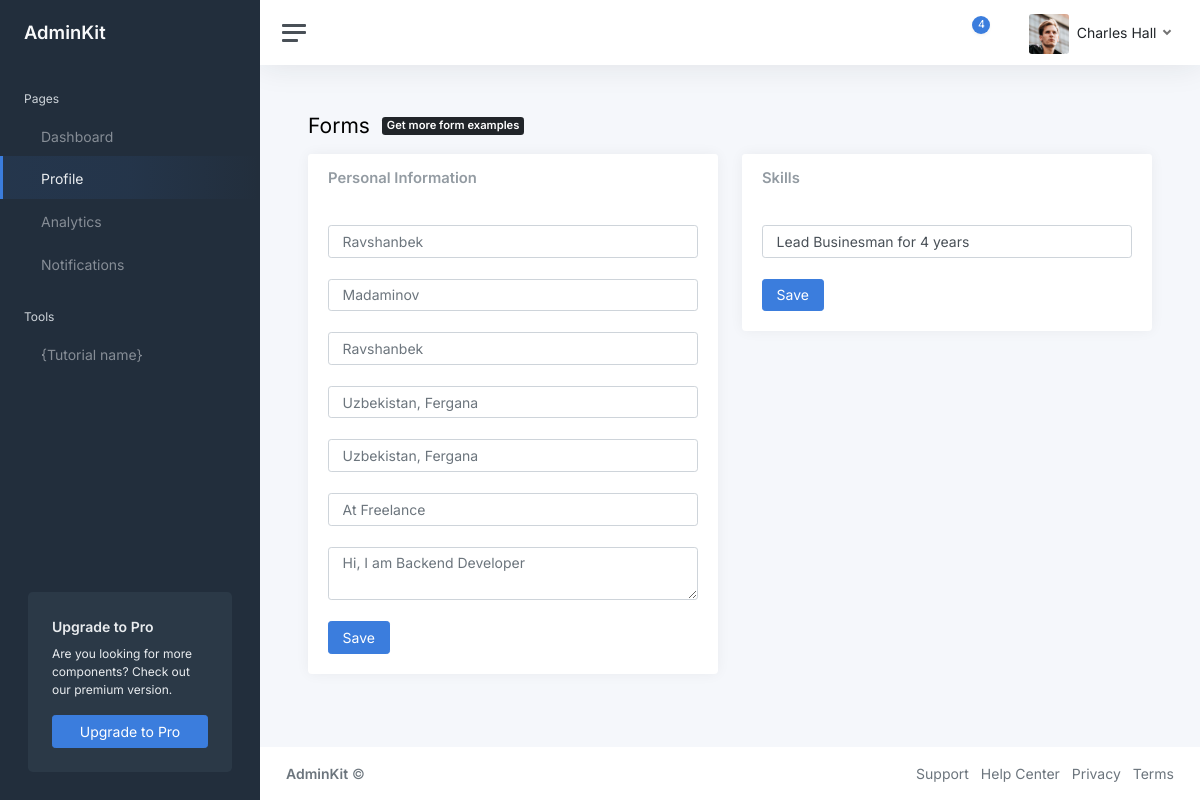
The app's page /profile/edit/ (signed in) with its own data.
### user/models.py (models this page shows, shortened)
class MainUser(models.Model):
    user = models.ForeignKey(User, on_delete=models.CASCADE)
    first_name = models.CharField(max_length=100)
    last_name = models.CharField(max_length=100)
    birth_address = models.CharField(max_length=110)
    live_address = models.CharField(max_length=110)
    work = models.CharField(max_length=100)
    about = models.TextField(max_length=500)
    photo = models.ImageField(upload_to='users-avatar', default="profile.png")
    def __str__(self):
        return self.user.username
    class Meta:
        verbose_name = 'Main User'
        verbose_name_plural = 'Users'

class Skill(models.Model):
    user = models.ForeignKey(MainUser, on_delete=models.CASCADE)
    yonalish = models.ForeignKey(IT, on_delete=models.SET_NULL, null=True, blank=True)
    skills = models.CharField(max_length=400, null=True, blank=True)
    class Meta:
        verbose_name = 'Skill'
        verbose_name_plural = 'Skills'

### base/views.py (the view, shortened to what this page needs)
# urls.py: path('profile/edit/',EditProfileView.as_view(), name='edit-profile'),
class EditProfileView(View):
    def get(self, request):
        mainuser = MainUser.objects.get(user=request.user)
        user = User.objects.get(username=mainuser)
        skill = Skill.objects.get(user=mainuser)
        return render(request, 'ui-forms.html',{'mainuser':mainuser, 'skill':skill})

### templates/ui-forms.html (shortened to what this page needs)
{% load static %}
<!DOCTYPE html>
<html lang="en">
<head>
	<link href="{% static 'css/app.css' %}" rel="stylesheet">
</head>
<body>
	<div class="wrapper">
		<nav id="sidebar" class="sidebar js-sidebar">
			<div class="sidebar-content js-simplebar">
				<a class="sidebar-brand" href="index.html">
          <span class="align-middle">AdminKit</span>
        </a>
				<ul class="sidebar-nav">
					<li class="sidebar-header">
						Pages
					</li>
					<li class="sidebar-item">
						<a class="sidebar-link" href="index.html">
			   <span class="align-middle">Dashboard</span>
			</a>
					</li>
					<li class="sidebar-item active">
						<a class="sidebar-link" href="pages-profile.html">
			   <span class="align-middle">Profile</span>
			</a>
					</li>
					<li class="sidebar-item">
						<a class="sidebar-link" href="index.html">
			   <span class="align-middle">Analytics</span>
			</a>
					</li>
					<li class="sidebar-item">
						<a class="sidebar-link" href="notifications.html">
			   <span class="align-middle">Notifications</span>
			</a>
					</li>
					<li class="sidebar-header">
						Tools
					</li>
					<li class="sidebar-item">
						<a class="sidebar-link" href="ui-cards.html">
			   <span class="align-middle">{Tutorial name}</span>
			</a>
					</li>
				</ul>
				<div class="sidebar-cta">
					<div class="sidebar-cta-content">
						<strong class="d-inline-block mb-2">Upgrade to Pro</strong>
						<div class="mb-3 text-sm">
							Are you looking for more components? Check out our premium version.
						</div>
						<div class="d-grid">
							<a href="upgrade-to-pro.html" class="btn btn-primary">Upgrade to Pro</a>
						</div>
					</div>
				</div>
			</div>
		</nav>
		<div class="main">
			<nav class="navbar navbar-expand navbar-light navbar-bg">
				<a class="sidebar-toggle js-sidebar-toggle">
          <i class="hamburger align-self-center"></i>
        </a>
				<div class="navbar-collapse collapse">
					<ul class="navbar-nav navbar-align">
						<li class="nav-item dropdown">
							<a class="nav-icon dropdown-toggle" href="#" id="alertsDropdown" data-bs-toggle="dropdown">
								<div class="position-relative">
									<span class="indicator">4</span>
								</div>
							</a>
						</li>
						<li class="nav-item dropdown">
							<a class="nav-icon dropdown-toggle" href="#" id="messagesDropdown" data-bs-toggle="dropdown">
							</a>
						</li>
						<li class="nav-item dropdown">
							<a class="nav-link dropdown-toggle d-none d-sm-inline-block" href="#" data-bs-toggle="dropdown">
                <img src="{% static 'img/avatars/avatar.jpg' %}" class="avatar img-fluid rounded me-1" alt="Charles Hall" /> <span class="text-dark">Charles Hall</span>
              </a>
						</li>
					</ul>
				</div>
			</nav>
			<main class="content">
				<div class="container-fluid p-0">
					<div class="mb-3">
						<h1 class="h3 d-inline align-middle">Forms</h1>
						<a class="badge bg-dark text-white ms-2" href="upgrade-to-pro.html">
      Get more form examples
  </a>
					</div>
					<div class="row">
						<div class="col-12 col-lg-6">
							<div class="card">
								<div class="card-header">
									<h5 class="card-title mb-0">Personal Information</h5>
								</div>
								<div class="card-body">
									<form method="post">{% csrf_token %}
										<input type="text" name="f-name" class="form-control" placeholder="{{ mainuser.first_name }}"><br>
										<input type="text" name="l-name" class="form-control" placeholder="{{ mainuser.last_name }}"><br>
										<input type="text" name="username" class="form-control" placeholder="{{ user.username }}"><br>
										<input type="text" name="birth-address" class="form-control" placeholder="{{ mainuser.birth_address }}"><br>
										<input type="text" name="live-address" class="form-control" placeholder="{{ mainuser.live_address }}"><br>
										<input type="text" name="work" class="form-control" placeholder="{{ mainuser.work }}"><br>
										<textarea class="form-control" rows="2" placeholder="{{ mainuser.about }}" name="about"></textarea><br>
										<button type="submit" class="btn btn-primary">Save</button>
									</form>
								</div>
							</div>
						</div>
						<div class="col-12 col-lg-6">
							<div class="card">
								<div class="card-header">
									<h5 class="card-title mb-0">Skills</h5>
								</div>
								<div class="card-body">
									<form method="post">{% csrf_token %}
										<input type="text" class="form-control" name="skills" value="{{ skill.skills }}"><br>
										<button type="submit" class="btn btn-primary">Save</button>
									</form>
								</div>
						</div>
					</div>
				</div>
			</main>
			<footer class="footer">
				<div class="container-fluid">
					<div class="row text-muted">
						<div class="col-6 text-start">
							<p class="mb-0">
								<a class="text-muted" href="https://adminkit.io/" target="_blank"><strong>AdminKit</strong></a> &copy;
							</p>
						</div>
						<div class="col-6 text-end">
							<ul class="list-inline">
								<li class="list-inline-item">
									<a class="text-muted" href="https://adminkit.io/" target="_blank">Support</a>
								</li>
								<li class="list-inline-item">
									<a class="text-muted" href="https://adminkit.io/" target="_blank">Help Center</a>
								</li>
								<li class="list-inline-item">
									<a class="text-muted" href="https://adminkit.io/" target="_blank">Privacy</a>
								</li>
								<li class="list-inline-item">
									<a class="text-muted" href="https://adminkit.io/" target="_blank">Terms</a>
								</li>
							</ul>
						</div>
					</div>
				</div>
			</footer>
		</div>
	</div>
</body>
</html>

### records on screen
MainUser: f-name "Ravshanbek", l-name "Madaminov", birth-address "Uzbekistan, Fergana", live-address "Uzbekistan, Fergana", work "At Freelance", about "Hi, I am Backend Developer"
Skill: skills "Lead Businesman for 4 years"
